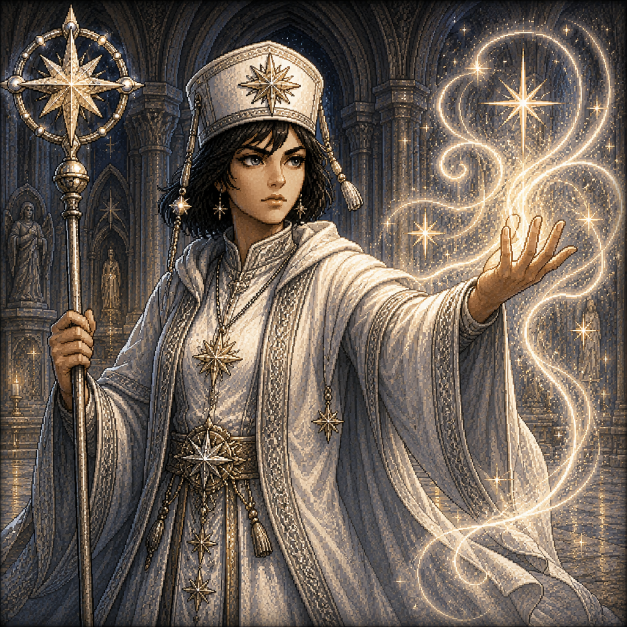
#> input picture portraits/Crosifene.png, 1254 x 1254 px (shown at 1/2 size); its folder holds only this picture in this run
$ python make_portrait_thumbs.py
#> lines starting #> are read from the running program, lines starting #| are printed output that depends on the picture
"""Generate downscaled portrait copies for the UI.

The originals in portraits/*.png are 1000-1500 px source art (~2-3 MB each).
The UI only ever shows them small, so it loads these instead:
  portraits/small/<key>.jpg  - shortest side 256 px (cards, HUD, chat avatars)
  portraits/medium/<key>.jpg - shortest side 720 px (character detail panel)

Re-run after adding or changing a portrait:  python3 tools/make_portrait_thumbs.py
"""
import glob, os
from PIL import Image

ROOT = os.path.join(os.path.dirname(os.path.abspath(__file__)), '..', 'portraits')
SIZES = {'small': 256, 'medium': 720}

for src in sorted(glob.glob(os.path.join(ROOT, '*.png'))):
    key = os.path.splitext(os.path.basename(src))[0]
    im = Image.open(src).convert('RGB')
#> im is the input picture: PIL image 1254x1254 RGB; mean R, G, B 108.8, 97.2, 86.9
    for folder, short in SIZES.items():
        os.makedirs(os.path.join(ROOT, folder), exist_ok=True)
        scale = short / min(im.size)
        out = im.resize((round(im.width * scale), round(im.height * scale)), Image.LANCZOS) if scale < 1 else im
        out.save(os.path.join(ROOT, folder, key + '.jpg'), 'JPEG', quality=85, optimize=True, progressive=True)
#> this loop made 2 passes
#> pass 1, `out = im.resize((round(im.width * scale), round(im.height * scale)), I..`:
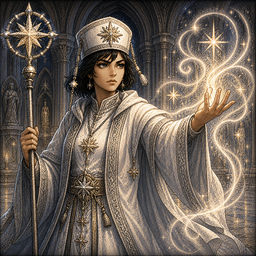
#> out: PIL image 256x256 RGB; mean R, G, B 108.9, 97.2, 86.9
#> pass 2, `out = im.resize((round(im.width * scale), round(im.height * scale)), I..`:
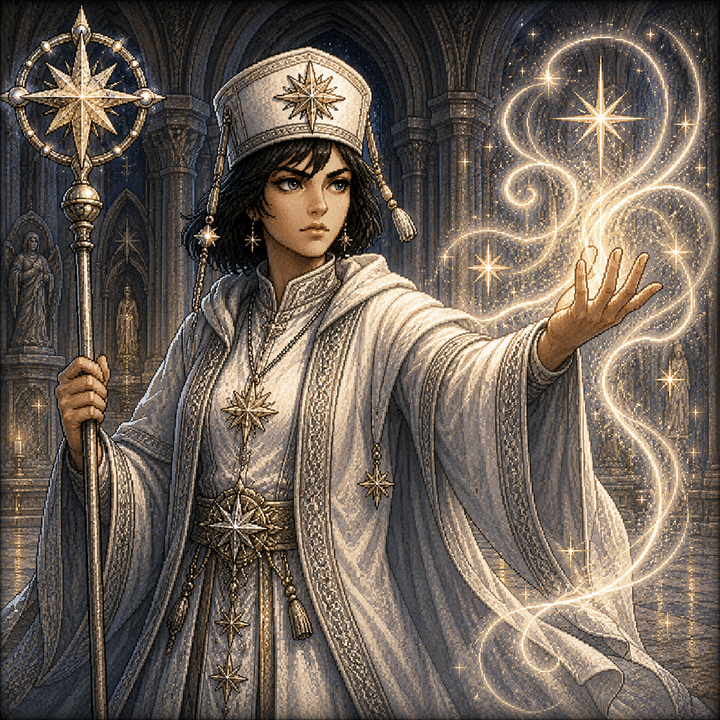
#> out: PIL image 720x720 RGB; mean R, G, B 108.8, 97.2, 86.9
    print(key)

$ run again, on portraits/cinder.png
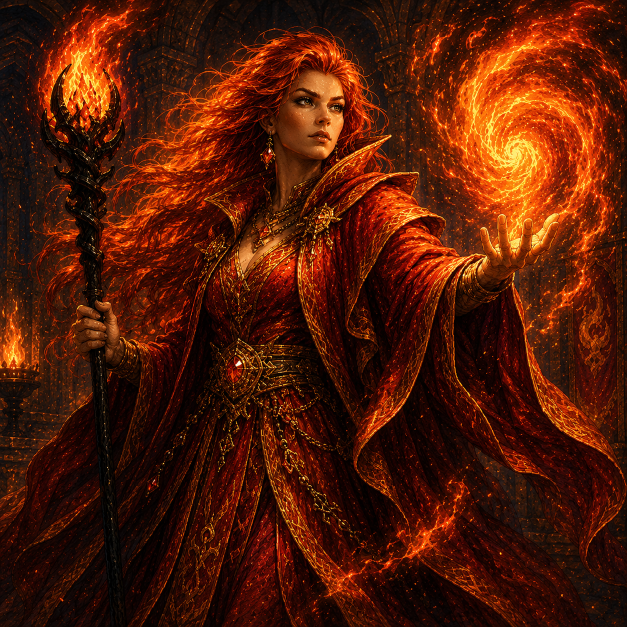
#> input picture portraits/cinder.png, 1254 x 1254 px (shown at 1/2 size)
#> im is the input picture: PIL image 1254x1254 RGB; mean R, G, B 81.2, 26.3, 6.4
#> the loop `for folder, short in SIZES.items():` made 2 passes
#> pass 1, `out = im.resize((round(im.width * scale), round(im.height * scale)), I..`:
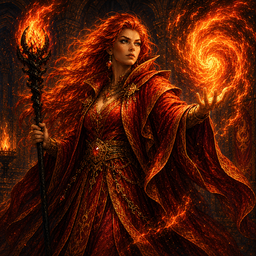
#> out: PIL image 256x256 RGB; mean R, G, B 81.2, 26.3, 6.4
#> pass 2, `out = im.resize((round(im.width * scale), round(im.height * scale)), I..`:
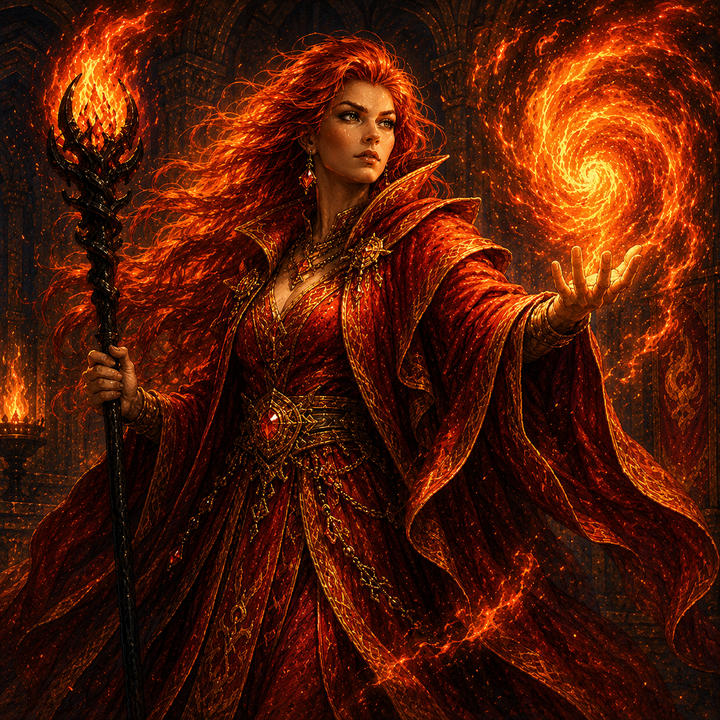
#> out: PIL image 720x720 RGB; mean R, G, B 81.2, 26.3, 6.4

$ run again, on portraits/durin.png
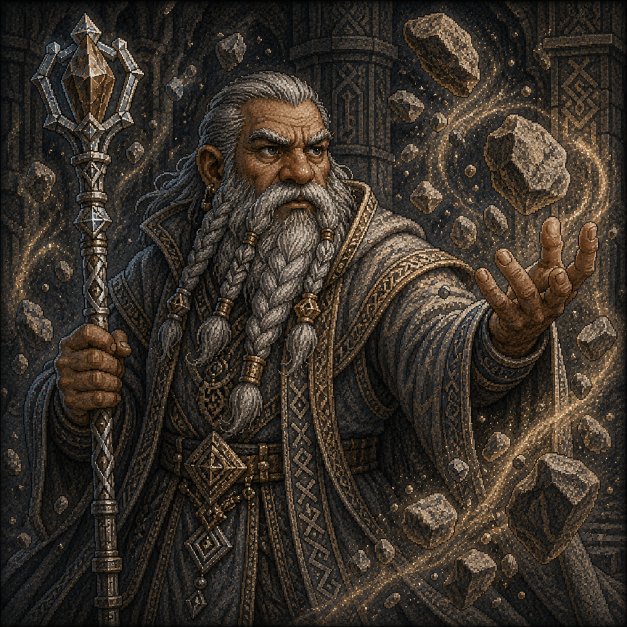
#> input picture portraits/durin.png, 1254 x 1254 px (shown at 1/2 size)
#> im is the input picture: PIL image 1254x1254 RGB; mean R, G, B 57.2, 49.4, 41.1
#> the loop `for folder, short in SIZES.items():` made 2 passes
#> pass 1, `out = im.resize((round(im.width * scale), round(im.height * scale)), I..`:
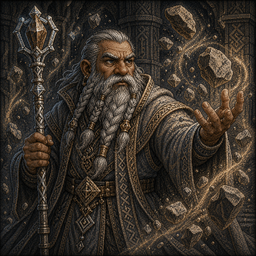
#> out: PIL image 256x256 RGB; mean R, G, B 57.2, 49.5, 41.1
#> pass 2, `out = im.resize((round(im.width * scale), round(im.height * scale)), I..`:
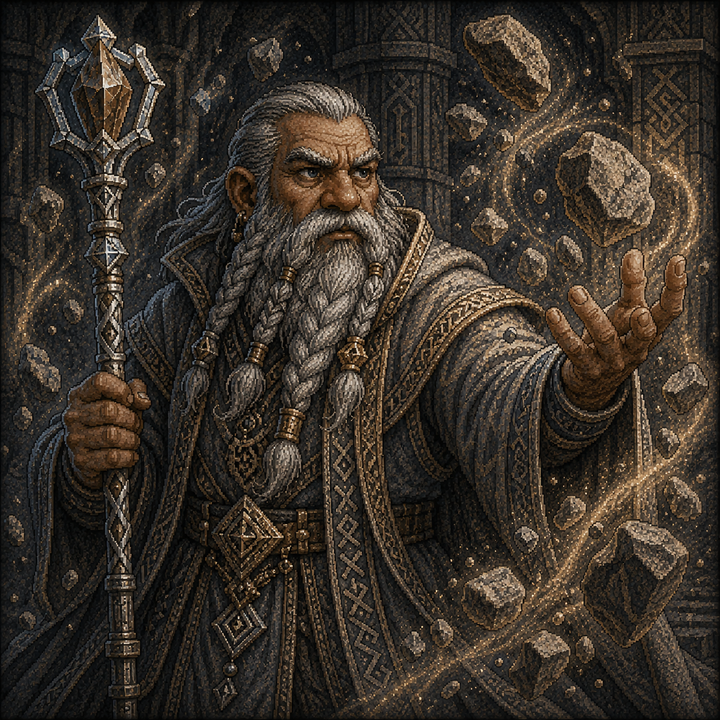
#> out: PIL image 720x720 RGB; mean R, G, B 57.2, 49.4, 41.1
